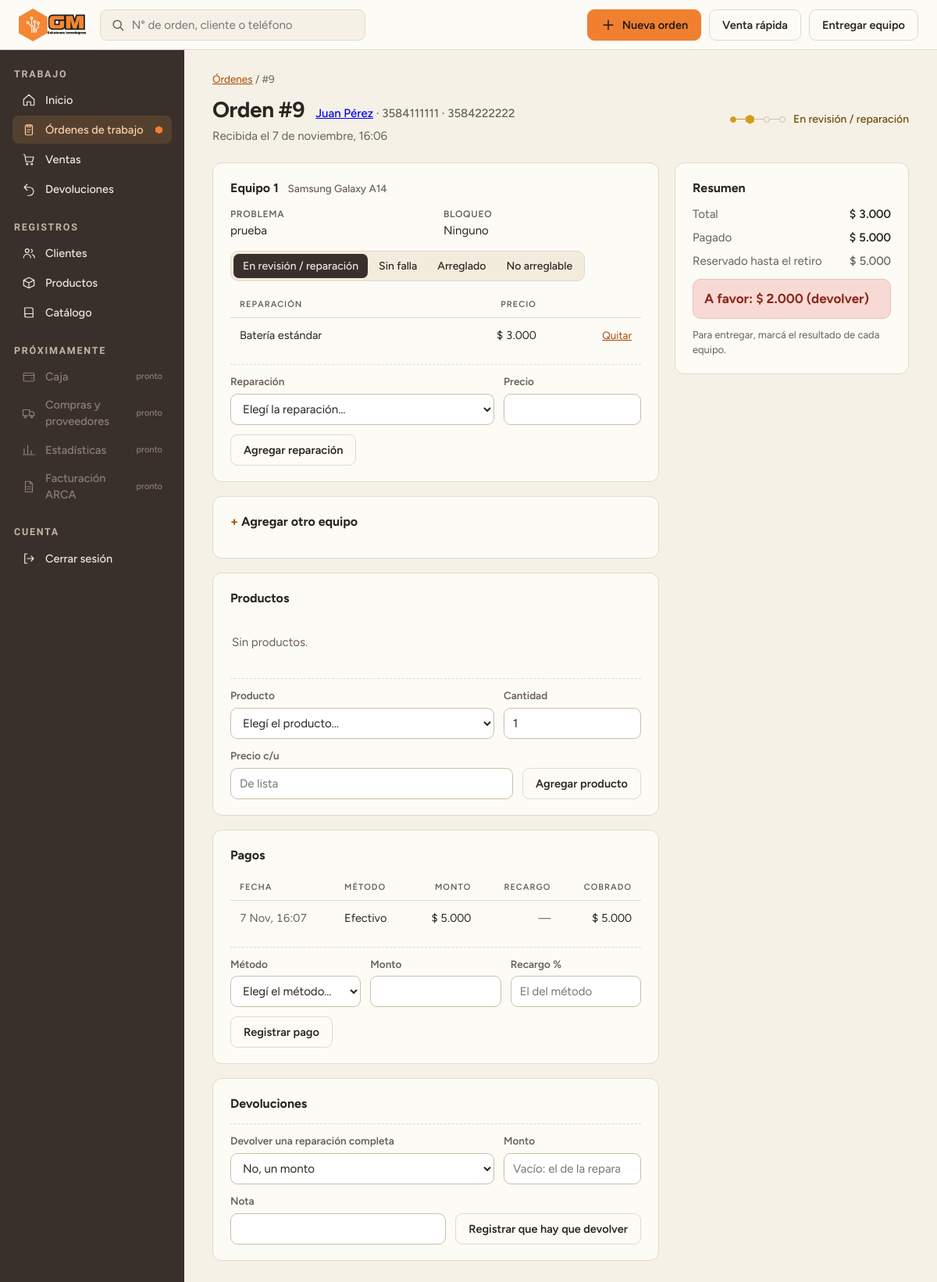
Page /ordenes/9/ (signed in) on the committed database.
### catalogo/models.py (models this page shows, shortened)
class OrdenTrabajo(models.Model):
    cliente = models.ForeignKey("Cliente", on_delete=models.PROTECT, related_name="ordenes")
    fecha_recepcion = models.DateTimeField(auto_now_add=True)
    @property
    def estado(self):
        if self.cerrada:
            return 'cerrada'
        equipos = list(self.equipos.all())
        if not equipos:
            return 'pendiente'
        if any(equipo.estado == 'pendiente' for equipo in equipos):
            return 'pendiente'
        if all(equipo.estado == 'no_arreglable' for equipo in equipos):
            if self.monto_retenido == 0:
                return 'finalizada'
            return 'no_arreglable'
        return 'lista'
    @property
    def total(self):
        total = Decimal("0.00")
        for equipo in self.equipos.all():
            if equipo.estado == "no_arreglable":
                continue        # lo que no se arregla no se cobra
            for linea in equipo.lineas_reparacion.all():
                total += linea.subtotal
        for linea in self.lineas_producto.all():
            total += linea.subtotal
        return total
    @property
    def monto_devuelto(self):
        return sum((d.monto for d in self.devoluciones.all() if d.devuelta), Decimal("0.00"))
    @property
    def monto_a_devolver(self):
        return sum((d.monto for d in self.devoluciones.all() if not d.devuelta), Decimal("0.00"))
    @property
    def monto_pagado(self):
        total = Decimal("0.00")
        for pago in self.pagos.all():
            total += pago.monto
        return total - self.monto_devuelto
    @property
    def monto_adeudado(self):
        return self.total - self.monto_pagado
    @property
    def monto_retenido(self):
        if self.cerrada:
            return Decimal("0.00")
        return self.monto_pagado
    @property
    def cerrada(self):
        return hasattr(self, "venta")

class Cliente(models.Model):
    nombre = models.CharField(max_length=120)
    notas = models.TextField(blank=True)
    email = models.EmailField(blank=True)
    direccion = models.CharField(max_length=200, blank=True)
    def __str__(self):
        return self.nombre

class Telefono(models.Model):
    cliente = models.ForeignKey(Cliente, on_delete=models.CASCADE, related_name="telefonos")
    numero = models.CharField(max_length=30)
    principal = models.BooleanField(default=False)

class EquipoRecibido(models.Model):
    orden_trabajo = models.ForeignKey(OrdenTrabajo, on_delete=models.CASCADE, related_name="equipos")
    tipo = models.CharField(max_length=20, choices=EQUIPO_RECIBIDO_ORDEN_CHOICES)
    modelo = models.ForeignKey(ModeloEquipo, on_delete=models.PROTECT, related_name="equipos", blank = True, null = True)
    problema = models.TextField(max_length=500)
    tipo_bloqueo = models.CharField(max_length=20, choices=BLOQUEO_CHOICES, default='ninguno')
    clave_bloqueo = models.CharField(max_length=100, blank=True)
    accesorios_dejados = models.TextField(max_length=300, blank = True)
    estado = models.CharField(max_length=20, default= 'pendiente', choices=EQUIPO_ORDEN_ESTADO_CHOICES)

class ModeloEquipo(models.Model):
    nombre = models.CharField(max_length=60)
    marca = models.ForeignKey(Marca, on_delete=models.PROTECT, related_name="modelos",
                              limit_choices_to={"activa": True})
    tipo = models.CharField(max_length=20, choices= MODELO_EQUIPO_TIPO_CHOICES)
    activo = models.BooleanField(default=True)
    class Meta:
        constraints = [
            models.UniqueConstraint(fields=["marca", "nombre"], name="modelo_unico_por_marca")
        ]

class Marca(models.Model):
    nombre = models.CharField(max_length=60, unique=True)
    activa = models.BooleanField(default=True)
    def __str__(self):
        return self.nombre

class LineaReparacion(models.Model):
    precio_vendido = models.DecimalField(max_digits=10, decimal_places=2, validators=[MinValueValidator(0)])
    nota = models.TextField(max_length=300, blank=True) #opcional
    equipo = models.ForeignKey(EquipoRecibido, on_delete=models.CASCADE, related_name="lineas_reparacion")
    reparacion = models.ForeignKey(Reparacion, on_delete=models.PROTECT, related_name="lineas")
    @property
    def subtotal(self):
        return self.precio_vendido

class Reparacion(models.Model):
    nombre = models.CharField(max_length=60)
    activo = models.BooleanField(default=True)
    categoria = models.ForeignKey(
        CategoriaReparacion,
        on_delete=models.PROTECT,
        related_name="reparaciones",
        limit_choices_to={"activo": True},
    )
    class Meta:
        constraints = [
            models.UniqueConstraint(fields=["categoria", "nombre"], name="reparacion_unica_por_categoria")
        ]
    def __str__(self):
        return self.nombre

class Pago(models.Model):
    orden_trabajo = models.ForeignKey(OrdenTrabajo, on_delete=models.PROTECT,related_name="pagos", null = True, blank = True) #null y blank son para que no sea obligatorio, ya que un pago puede ser de una venta directa
    metodo_pago = models.ForeignKey(MetodoPago, on_delete=models.PROTECT, related_name="pagos")
    venta = models.ForeignKey("Venta", on_delete=models.PROTECT, null=True, blank=True, related_name="pagos")
    monto = models.DecimalField(max_digits=10, decimal_places=2, validators=[MinValueValidator(Decimal("0.01"))])
    recargo_porcentaje = models.DecimalField(max_digits= 5, decimal_places=2, blank=True, validators=[MinValueValidator(0)])
    fecha = models.DateTimeField(auto_now_add=True)
    class Meta:
        constraints = [
            models.CheckConstraint(
                condition=(models.Q(orden_trabajo__isnull=False, venta__isnull=True)
                           | models.Q(orden_trabajo__isnull=True, venta__isnull=False)),
                name="pago_orden_o_venta",
            )
        ]
    @property
    def recargo_monto(self):
        if self.monto is None or self.recargo_porcentaje is None:
            return Decimal("0.00")
        return (self.monto * self.recargo_porcentaje / Decimal("100")).quantize(Decimal("0.01"), rounding=ROUND_HALF_UP)
    @property
    def total_cobrado(self):
        if self.monto is None:
            return Decimal("0.00")
        return self.monto + self.recargo_monto

class MetodoPago(models.Model):
    nombre = models.CharField(max_length=60, unique=True)
    cuenta = models.CharField(max_length=20, choices=CUENTA_CHOICES)
    recargo_porcentaje = models.DecimalField(max_digits=5, decimal_places=2, default = 0,validators=[MinValueValidator(0)])
    activo = models.BooleanField(default=True)

### web/views.py (the view, shortened to what this page needs)
# urls.py: path("ordenes/<int:numero>/", views.orden_detalle, name="orden_detalle"),
@login_required
def orden_detalle(request, numero):
    f = None
    orden = _orden_para_mostrar(numero)
    if f is None:
        f = _formularios_detalle(orden)
    return render(request, "web/ordenes/detalle.html", {
        "orden": orden, "estados_equipo": EQUIPO_ORDEN_ESTADO_CHOICES, **f,
    })

### web/templates/web/ordenes/detalle.html (shortened to what this page needs)
{% extends "web/base.html" %}
{% load formato %}
{% block contenido %}
<div class="migas"><a href="{% url 'web:ordenes' %}">Órdenes</a> / #{{ orden.id }}</div>
<div class="head">
<div>
<h1>Orden #{{ orden.id }} <span class="sub"><a href="{% url 'web:cliente_detalle' orden.cliente_id %}">{{ orden.cliente }}</a>{% for t in orden.cliente.telefonos.all %} · {{ t.numero }}{% endfor %}</span></h1>
<p class="sec">Recibida el {{ orden.fecha_recepcion|date:"j \d\e F, H:i" }}</p>
</div>
{% include "web/parciales/pista.html" with o=orden %}
</div>
<div class="cols">
<div class="pasos">
{% for equipo in orden.equipos.all %}
<section class="panel">
<h2>Equipo {{ forloop.counter }} <span class="sub">{% if equipo.modelo %}{{ equipo.modelo.marca }} {{ equipo.modelo.nombre }}{% else %}{{ equipo.get_tipo_display }}{% endif %}</span></h2>
<dl class="datos">
<div><dt>Problema</dt><dd>{{ equipo.problema|linebreaksbr }}</dd></div>
<div><dt>Bloqueo</dt><dd>{{ equipo.get_tipo_bloqueo_display }}{% if equipo.clave_bloqueo %} · <b class="clave">{{ equipo.clave_bloqueo }}</b>{% endif %}</dd></div>
</dl>
{% if orden.cerrada %}
<p><span class="estado {{ equipo|estado_equipo_clase }}">{{ equipo.get_estado_display }}</span></p>
{% else %}
<form method="post" class="segmento estados" aria-label="Estado del equipo">{% csrf_token %}
{% for valor, nombre in estados_equipo %}<button name="estado" value="{{ valor }}" class="{% if equipo.estado == valor %}on{% endif %}"{% if equipo.estado == valor %} aria-pressed="true"{% endif %}>{{ nombre }}</button>{% endfor %}
</form>
{% endif %}
<table>
<thead><tr><th>Reparación</th><th class="der">Precio</th><th></th></tr></thead>
<tbody>
{% for linea in equipo.lineas_reparacion.all %}
<tr class="{% if equipo.estado == 'no_arreglable' %}tachado{% endif %}">
<td>{{ linea.reparacion }}</td><td class="der">{{ linea.precio_vendido|pesos }}</td>
<td class="der">{% if not orden.cerrada %}<form method="post"><button class="enlace">Quitar</button></form>{% endif %}</td>
</tr>
{% endfor %}
</tbody></table>
{% if not orden.cerrada %}
{% if equipo.id == reparacion_equipo %}{% include "web/parciales/agregar_reparacion.html" with form=reparacion_form %}{% else %}{% include "web/parciales/agregar_reparacion.html" with form=reparacion_vacio %}{% endif %}
{% endif %}
</section>
{% endfor %}
{% if not orden.cerrada %}
<details class="panel"{% if equipo_form.errors or equipo_rep_form.errors %} open{% endif %}>
<summary><h2>Agregar otro equipo</h2></summary>
</details>
{% endif %}
<section class="panel">
<h2>Productos</h2>
{% if orden.lineas_producto.all %}
<table>
<thead><tr><th>Producto</th><th class="der">Cant.</th><th class="der">Precio</th><th class="der">Subtotal</th><th></th></tr></thead>
<tbody>
{% for linea in orden.lineas_producto.all %}
<tr><td>{{ linea.producto }}</td><td class="der">{{ linea.cantidad_adquirida }}</td><td class="der">{{ linea.precio_vendido|pesos }}</td><td class="der">{{ linea.subtotal|pesos }}</td>
<td class="der">{% if not orden.cerrada %}<form method="post">{% csrf_token %}<input type="hidden" name="accion" value="quitar_producto"><input type="hidden" name="linea" value="{{ linea.id }}"><button class="enlace">Quitar</button></form>{% endif %}</td></tr>
{% endfor %}
</tbody></table>
{% else %}<p class="vacio">Sin productos.</p>{% endif %}
{% if not orden.cerrada %}
<form method="post" class="fila-campos agregar">{% csrf_token %}
{% include "web/parciales/campo.html" with campo=producto_form.producto clase="ancho" %}
{% include "web/parciales/campo.html" with campo=producto_form.cantidad_adquirida %}
{% include "web/parciales/campo.html" with campo=producto_form.precio_vendido %}
<button class="btn">Agregar producto</button>
</form>
{% endif %}
</section>
<section class="panel">
<h2>Pagos</h2>
{% if orden.pagos.all %}
<table>
<thead><tr><th>Fecha</th><th>Método</th><th class="der">Monto</th><th class="der">Recargo</th><th class="der">Cobrado</th></tr></thead>
<tbody>
{% for pago in orden.pagos.all %}
<tr><td class="sec">{{ pago.fecha|date:"j M, H:i" }}</td><td>{{ pago.metodo_pago.nombre }}</td><td class="der">{{ pago.monto|pesos }}</td>
<td class="der sec">{% if pago.recargo_porcentaje %}{{ pago.recargo_porcentaje|floatformat:"-2" }}% · {{ pago.recargo_monto|pesos }}{% else %}—{% endif %}</td>
<td class="der">{{ pago.total_cobrado|pesos }}</td></tr>
{% endfor %}
</tbody></table>
{% else %}<p class="vacio">Sin pagos.</p>{% endif %}
{% if not orden.cerrada %}
<form method="post" class="fila-campos agregar">{% csrf_token %}
{% include "web/parciales/campo.html" with campo=pago_form.metodo_pago %}
{% include "web/parciales/campo.html" with campo=pago_form.monto %}
{% include "web/parciales/campo.html" with campo=pago_form.recargo_porcentaje %}
<button class="btn">Registrar pago</button>
</form>
{% endif %}
</section>
{% if orden.devoluciones.all or orden.monto_pagado > 0 and not orden.cerrada %}
<section class="panel">
<h2>Devoluciones</h2>
{% if not orden.cerrada %}
<form method="post" class="fila-campos agregar">{% csrf_token %}
{% include "web/parciales/campo.html" with campo=devolucion_form.linea_reparacion clase="ancho" %}
{% include "web/parciales/campo.html" with campo=devolucion_form.monto %}
{% include "web/parciales/campo.html" with campo=devolucion_form.nota %}
<button class="btn">Registrar que hay que devolver</button>
</form>
{% endif %}
</section>
{% endif %}
</div>
<aside class="lateral">
<section class="panel resumen">
<h2>Resumen</h2>
<dl class="cuentas">
<div><dt>Total</dt><dd>{{ orden.total|pesos }}</dd></div>
<div><dt>Pagado</dt><dd>{{ orden.monto_pagado|pesos }}</dd></div>
{% if orden.monto_retenido %}<div class="sec"><dt>Reservado hasta el retiro</dt><dd>{{ orden.monto_retenido|pesos }}</dd></div>{% endif %}
</dl>
{% if orden.cerrada %}
<div class="saldo-caja ok">Entregada<small><a href="{% url 'web:venta_detalle' orden.venta.id %}">Venta #{{ orden.venta.id }}</a> · {{ orden.venta.fecha|date:"j M, H:i" }}</small></div>
{% else %}
<div class="saldo-caja {% if orden.monto_adeudado > 0 %}debe{% elif orden.monto_adeudado < 0 %}afavor{% else %}ok{% endif %}">{{ orden|saldo }}</div>
{% if orden.estado == "pendiente" %}<p class="ayuda">Para entregar, marcá el resultado de cada equipo.</p>{% endif %}
{% endif %}
</section>
</aside>
</div>
{% endblock %}

### web/templates/web/parciales/pista.html
{% load formato %}
<span class="pista {{ o|estado_clase }}" title="Recibida · Revisión · Lista · Entregada"><span class="p" aria-hidden="true">{% for paso in o|pista %}{% if not forloop.first %}<span class="s {{ paso }}"></span>{% endif %}<span class="n {{ paso }}"></span>{% endfor %}</span><span class="t">{{ o|estado_texto }}</span></span>

### web/templates/web/parciales/agregar_reparacion.html (shortened to what this page needs)
<form method="post" class="fila-campos agregar">{% csrf_token %}
{% include "web/parciales/campo.html" with campo=form.reparacion clase="ancho" %}
{% include "web/parciales/campo.html" with campo=form.precio_vendido %}
<button class="btn">Agregar reparación</button>
</form>

### web/templates/web/parciales/campo.html (shortened to what this page needs)
<div class="campo{% if campo.errors %} con-error{% endif %}{% if clase %} {{ clase }}{% endif %}">
<label for="{{ campo.id_for_label }}">{{ campo.label }}</label>
{{ campo }}
</div>

### rows in the picture
OrdenTrabajo: id "9", cliente "Juan Pérez", fecha_recepcion "7 de noviembre, 16:06", id.estado "En revisión / reparación", total|pesos "$ 3.000", monto_pagado|pesos "$ 5.000", monto_retenido|pesos "$ 5.000", id.monto "A favor: $ 2.000 (devolver)"
Telefono: numero "3584111111"
Telefono: numero "3584222222"
EquipoRecibido: modelo.marca "Samsung", modelo.nombre "Galaxy A14", problema "prueba", tipo_bloqueo "Ninguno", estados_equipo "En revisión / reparación" "Sin falla" "Arreglado" "No arreglable", label "Reparación Precio"
LineaReparacion: reparacion "Batería estándar", precio_vendido|pesos "$ 3.000"
Pago: fecha "7 Nov, 16:07", metodo_pago.nombre "Efectivo", monto|pesos "$ 5.000", total_cobrado|pesos "$ 5.000"

### other values in the picture
{{ campo.label }} "Producto Cantidad Precio c/u Método Monto Recargo % Devolver una reparación completa Monto Nota"
